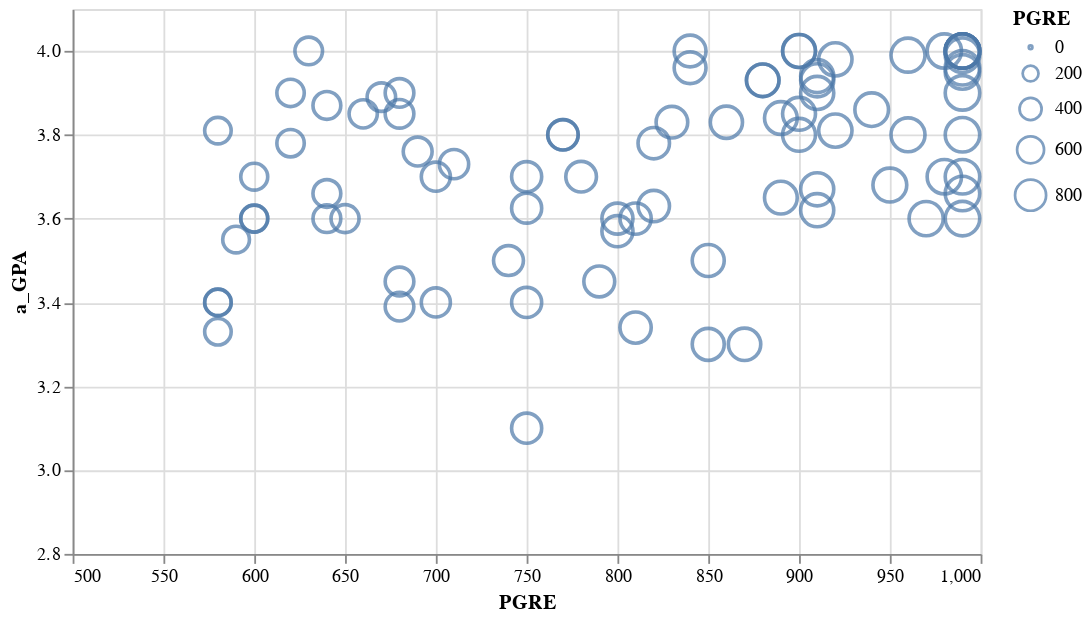

The cell this chart's notebook holds for it:
### Code cell
alt.Chart(df).mark_point().encode(
    alt.X('PGRE', scale=alt.Scale(domain=(500,1000))),
    alt.Y('a_GPA', scale=alt.Scale(domain=(2.8,4.1), clamp=True)),
    size='PGRE',
).properties(
    width=500
)

### Figure 1 — Vega-Lite specification as saved in the notebook (floating-point values rounded to 4 significant figures)
{"$schema": "https://vega.github.io/schema/vega-lite/v2.6.0.json", "config": {"view": {"height": 300, "width": 400}}, "data": {"name": "data-a979705c7f486010e7aa6829d21a3ff4"}, "datasets": {"data-a979705c7f486010e7aa6829d21a3ff4": [{"PGRE": 910, "QGRE": 167, "VGRE": 162, "WGRE": 4, "a_GPA": 3.67, "major_GPA": 3.84}, {"PGRE": 980, "QGRE": 170, "VGRE": 165, "WGRE": 4, "a_GPA": null, "major_GPA": null}, {"PGRE": 910, "QGRE": 167, "VGRE": 166, "WGRE": 4, "a_GPA": 3.94, "major_GPA": 3.93}, {"PGRE": null, "QGRE": null, "VGRE": null, "WGRE": null, "a_GPA": 3.8, "major_GPA": 3.8}, {"PGRE": 750, "QGRE": 162, "VGRE": 160, "WGRE": 4.5, "a_GPA": 3.4, "major_GPA": 3.3}, {"PGRE": 990, "QGRE": 170, "VGRE": 166, "WGRE": 5, "a_GPA": 4, "major_GPA": 4}, {"PGRE": 870, "QGRE": 170, "VGRE": 168, "WGRE": 4, "a_GPA": 3.3, "major_GPA": 3.3}, {"PGRE": null, "QGRE": 170, "VGRE": 160, "WGRE": 4, "a_GPA": 3.98, "major_GPA": 3.98}, {"PGRE": 640, "QGRE": 164, "VGRE": 159, "WGRE": 4.5, "a_GPA": 3.6, "major_GPA": 3.3}, {"PGRE": 960, "QGRE": 165, "VGRE": 167, "WGRE": 4, "a_GPA": 3.8, "major_GPA": 3.9}, {"PGRE": 910, "QGRE": 164, "VGRE": 160, "WGRE": 4.5, "a_GPA": 3.62, "major_GPA": 3.56}, {"PGRE": 910, "QGRE": 166, "VGRE": 152, "WGRE": null, "a_GPA": 3.93, "major_GPA": 3.91}, {"PGRE": 990, "QGRE": 168, "VGRE": 166, "WGRE": 4, "a_GPA": 4, "major_GPA": 4}, {"PGRE": 990, "QGRE": 170, "VGRE": 161, "WGRE": 4.5, "a_GPA": 3.95, "major_GPA": 3.89}, {"PGRE": 660, "QGRE": 167, "VGRE": 168, "WGRE": 5, "a_GPA": 3.85, "major_GPA": 3.77}, {"PGRE": 830, "QGRE": 167, "VGRE": 162, "WGRE": 4.5, "a_GPA": 3.83, "major_GPA": 3.93}, {"PGRE": 740, "QGRE": 162, "VGRE": 162, "WGRE": 5, "a_GPA": 3.5, "major_GPA": 3.65}, {"PGRE": 800, "QGRE": 159, "VGRE": 159, "WGRE": 4, "a_GPA": 3.6, "major_GPA": 4}, {"PGRE": 750, "QGRE": 166, "VGRE": 156, "WGRE": 5, "a_GPA": 3.625, "major_GPA": null}, {"PGRE": 750, "QGRE": 166, "VGRE": 170, "WGRE": 4.5, "a_GPA": 3.1, "major_GPA": 3.2}, {"PGRE": null, "QGRE": null, "VGRE": null, "WGRE": null, "a_GPA": 2.86, "major_GPA": 2.84}, {"PGRE": 990, "QGRE": 167, "VGRE": 164, "WGRE": 4.5, "a_GPA": 3.7, "major_GPA": 3.8}, {"PGRE": 580, "QGRE": 169, "VGRE": 158, "WGRE": null, "a_GPA": 3.33, "major_GPA": 3.33}, {"PGRE": null, "QGRE": 162, "VGRE": 165, "WGRE": 4.5, "a_GPA": 3.91, "major_GPA": 3.93}, {"PGRE": 890, "QGRE": 166, "VGRE": 165, "WGRE": 4.5, "a_GPA": 3.65, "major_GPA": 3.55}, {"PGRE": 700, "QGRE": 167, "VGRE": 165, "WGRE": 3.5, "a_GPA": 3.7, "major_GPA": 3.7}, {"PGRE": 970, "QGRE": 170, "VGRE": 169, "WGRE": 5.5, "a_GPA": 3.6, "major_GPA": 3.52}, {"PGRE": 620, "QGRE": 160, "VGRE": 163, "WGRE": 4.5, "a_GPA": 3.78, "major_GPA": 3.9}, {"PGRE": 920, "QGRE": 168, "VGRE": 165, "WGRE": 4.5, "a_GPA": 3.81, "major_GPA": 3.79}, {"PGRE": 880, "QGRE": 169, "VGRE": 163, "WGRE": 4.5, "a_GPA": 3.93, "major_GPA": 3.97}, {"PGRE": null, "QGRE": null, "VGRE": null, "WGRE": null, "a_GPA": 3.11, "major_GPA": 3.22}, {"PGRE": 840, "QGRE": 165, "VGRE": 167, "WGRE": 5.5, "a_GPA": 4, "major_GPA": 4}, {"PGRE": 920, "QGRE": 170, "VGRE": 162, "WGRE": 5, "a_GPA": 3.98, "major_GPA": 4}, {"PGRE": 900, "QGRE": 169, "VGRE": 164, "WGRE": 5.5, "a_GPA": 4, "major_GPA": 4}, {"PGRE": 580, "QGRE": 170, "VGRE": 158, "WGRE": 4.5, "a_GPA": 3.4, "major_GPA": 3.44}, {"PGRE": 630, "QGRE": 164, "VGRE": 159, "WGRE": 4, "a_GPA": 4, "major_GPA": 4}, {"PGRE": 990, "QGRE": 170, "VGRE": 162, "WGRE": 5, "a_GPA": 3.66, "major_GPA": 3.66}, {"PGRE": 900, "QGRE": 162, "VGRE": 159, "WGRE": 4, "a_GPA": 4, "major_GPA": 4}, {"PGRE": 860, "QGRE": 154, "VGRE": 165, "WGRE": 4, "a_GPA": 3.83, "major_GPA": 3.83}, {"PGRE": 770, "QGRE": 170, "VGRE": 169, "WGRE": 3.5, "a_GPA": 3.8, "major_GPA": null}, {"PGRE": null, "QGRE": 166, "VGRE": 160, "WGRE": null, "a_GPA": 3.1, "major_GPA": 3.3}, {"PGRE": 600, "QGRE": 163, "VGRE": 160, "WGRE": 4.5, "a_GPA": 3.7, "major_GPA": 3.79}, {"PGRE": 820, "QGRE": 168, "VGRE": 167, "WGRE": 4.5, "a_GPA": 3.78, "major_GPA": 3.94}, {"PGRE": 880, "QGRE": 167, "VGRE": 157, "WGRE": 3.5, "a_GPA": 3.93, "major_GPA": 4}, {"PGRE": 650, "QGRE": 170, "VGRE": 160, "WGRE": 4, "a_GPA": 3.6, "major_GPA": 4}, {"PGRE": 980, "QGRE": 170, "VGRE": 169, "WGRE": 3.5, "a_GPA": 4, "major_GPA": 4}, {"PGRE": 600, "QGRE": 163, "VGRE": 162, "WGRE": 4.5, "a_GPA": 3.6, "major_GPA": null}, {"PGRE": null, "QGRE": null, "VGRE": null, "WGRE": null, "a_GPA": 2.35, "major_GPA": 2.9}, {"PGRE": 770, "QGRE": 167, "VGRE": 165, "WGRE": 5.5, "a_GPA": 3.8, "major_GPA": 3.8}, {"PGRE": 720, "QGRE": 170, "VGRE": 168, "WGRE": 3.5, "a_GPA": null, "major_GPA": null}, {"PGRE": 900, "QGRE": 162, "VGRE": 163, "WGRE": 5, "a_GPA": 3.8, "major_GPA": 3.8}, {"PGRE": null, "QGRE": null, "VGRE": null, "WGRE": null, "a_GPA": 3.5, "major_GPA": 3.6}, {"PGRE": 800, "QGRE": 170, "VGRE": 156, "WGRE": 5, "a_GPA": 3.57, "major_GPA": 3.42}, {"PGRE": 980, "QGRE": 168, "VGRE": 158, "WGRE": 4, "a_GPA": 3.7, "major_GPA": 3.7}, {"PGRE": 990, "QGRE": 166, "VGRE": 167, "WGRE": 3.5, "a_GPA": 3.8, "major_GPA": 3.8}, {"PGRE": 680, "QGRE": 170, "VGRE": 163, "WGRE": 4.5, "a_GPA": 3.9, "major_GPA": null}, {"PGRE": 780, "QGRE": 169, "VGRE": 155, "WGRE": 4.5, "a_GPA": 3.7, "major_GPA": 3.71}, {"PGRE": null, "QGRE": null, "VGRE": null, "WGRE": null, "a_GPA": null, "major_GPA": 3.7}, {"PGRE": 590, "QGRE": 166, "VGRE": 160, "WGRE": 5, "a_GPA": 3.55, "major_GPA": 3.36}, {"PGRE": 640, "QGRE": 157, "VGRE": 164, "WGRE": 4.5, "a_GPA": 3.66, "major_GPA": 3.55}, {"PGRE": 990, "QGRE": 168, "VGRE": 166, "WGRE": 4.5, "a_GPA": 3.9, "major_GPA": null}, {"PGRE": 890, "QGRE": 170, "VGRE": 166, "WGRE": 5, "a_GPA": 3.84, "major_GPA": 3.89}, {"PGRE": 790, "QGRE": 165, "VGRE": 166, "WGRE": 4, "a_GPA": 3.45, "major_GPA": 3.55}, {"PGRE": 950, "QGRE": 170, "VGRE": 168, "WGRE": 4.5, "a_GPA": 3.68, "major_GPA": 3.87}, {"PGRE": 990, "QGRE": 163, "VGRE": 143, "WGRE": 2.5, "a_GPA": 3.6, "major_GPA": 3.6}, {"PGRE": 940, "QGRE": 167, "VGRE": 156, "WGRE": 3, "a_GPA": 3.86, "major_GPA": 3.93}, {"PGRE": 640, "QGRE": 159, "VGRE": 159, "WGRE": 3, "a_GPA": 3.87, "major_GPA": 3.88}, {"PGRE": null, "QGRE": 156, "VGRE": 150, "WGRE": null, "a_GPA": 3.5, "major_GPA": 3.95}, {"PGRE": null, "QGRE": 170, "VGRE": 166, "WGRE": 5, "a_GPA": 3.8, "major_GPA": 3.9}, {"PGRE": 990, "QGRE": 170, "VGRE": 163, "WGRE": 5, "a_GPA": 4, "major_GPA": 4}, {"PGRE": 580, "QGRE": 153, "VGRE": 153, "WGRE": 4.5, "a_GPA": 3.81, "major_GPA": 3.77}, {"PGRE": 680, "QGRE": 157, "VGRE": 159, "WGRE": 5, "a_GPA": 3.85, "major_GPA": 3.93}, {"PGRE": null, "QGRE": null, "VGRE": null, "WGRE": 4, "a_GPA": null, "major_GPA": null}, {"PGRE": 810, "QGRE": 168, "VGRE": 164, "WGRE": 5, "a_GPA": 3.34, "major_GPA": 3.44}, {"PGRE": null, "QGRE": 169, "VGRE": 160, "WGRE": 4.5, "a_GPA": 3.85, "major_GPA": 3.9}, {"PGRE": 710, "QGRE": 170, "VGRE": 163, "WGRE": 4.5, "a_GPA": 3.73, "major_GPA": 3.8}, {"PGRE": 840, "QGRE": 166, "VGRE": 155, "WGRE": 4, "a_GPA": 3.96, "major_GPA": 3.92}, {"PGRE": 990, "QGRE": 170, "VGRE": 163, "WGRE": 4, "a_GPA": 4, "major_GPA": 4}, {"PGRE": 910, "QGRE": 168, "VGRE": 168, "WGRE": 5, "a_GPA": 3.9, "major_GPA": 3.86}, {"PGRE": 960, "QGRE": null, "VGRE": null, "WGRE": 4.5, "a_GPA": null, "major_GPA": null}, {"PGRE": 990, "QGRE": 170, "VGRE": 164, "WGRE": 5, "a_GPA": 3.99, "major_GPA": 4}, {"PGRE": 700, "QGRE": 166, "VGRE": 149, "WGRE": 4, "a_GPA": 3.4, "major_GPA": 3.55}, {"PGRE": null, "QGRE": null, "VGRE": null, "WGRE": null, "a_GPA": 4, "major_GPA": 4}, {"PGRE": 850, "QGRE": 161, "VGRE": 160, "WGRE": 4.5, "a_GPA": 3.5, "major_GPA": 3.75}, {"PGRE": 990, "QGRE": 168, "VGRE": 170, "WGRE": 4, "a_GPA": 3.96, "major_GPA": 3.95}, {"PGRE": 810, "QGRE": 156, "VGRE": 155, "WGRE": 4, "a_GPA": 3.6, "major_GPA": 3.75}, {"PGRE": 690, "QGRE": 164, "VGRE": 166, "WGRE": 4, "a_GPA": 3.76, "major_GPA": 3.7}, {"PGRE": 820, "QGRE": 170, "VGRE": 167, "WGRE": 4, "a_GPA": 3.63, "major_GPA": 3.81}, {"PGRE": 850, "QGRE": 163, "VGRE": 167, "WGRE": 4.5, "a_GPA": 3.3, "major_GPA": 3.3}, {"PGRE": 960, "QGRE": 168, "VGRE": 162, "WGRE": 3.5, "a_GPA": 3.99, "major_GPA": 3.98}, {"PGRE": 750, "QGRE": 158, "VGRE": 151, "WGRE": 4.5, "a_GPA": 3.7, "major_GPA": 3.66}, {"PGRE": 620, "QGRE": 160, "VGRE": 164, "WGRE": 4, "a_GPA": 3.9, "major_GPA": 3.9}, {"PGRE": 670, "QGRE": 164, "VGRE": 155, "WGRE": 3.5, "a_GPA": 3.89, "major_GPA": 3.94}, {"PGRE": 680, "QGRE": 163, "VGRE": 163, "WGRE": 4, "a_GPA": 3.45, "major_GPA": 3.25}, {"PGRE": 990, "QGRE": 165, "VGRE": 155, "WGRE": 3, "a_GPA": 4, "major_GPA": null}, {"PGRE": 580, "QGRE": 163, "VGRE": 161, "WGRE": 5, "a_GPA": 3.4, "major_GPA": 3.5}, {"PGRE": 900, "QGRE": 162, "VGRE": 162, "WGRE": 4.5, "a_GPA": 3.85, "major_GPA": 3.95}, {"PGRE": 680, "QGRE": 163, "VGRE": 156, "WGRE": 5.5, "a_GPA": 3.39, "major_GPA": 3.55}, {"PGRE": 600, "QGRE": 152, "VGRE": 157, "WGRE": 4.5, "a_GPA": 3.6, "major_GPA": 3.5}]}, "encoding": {"size": {"field": "PGRE", "type": "quantitative"}, "x": {"field": "PGRE", "scale": {"domain": [500, 1000]}, "type": "quantitative"}, "y": {"field": "a_GPA", "scale": {"clamp": true, "domain": [2.8, 4.1]}, "type": "quantitative"}}, "mark": "point", "width": 500}
